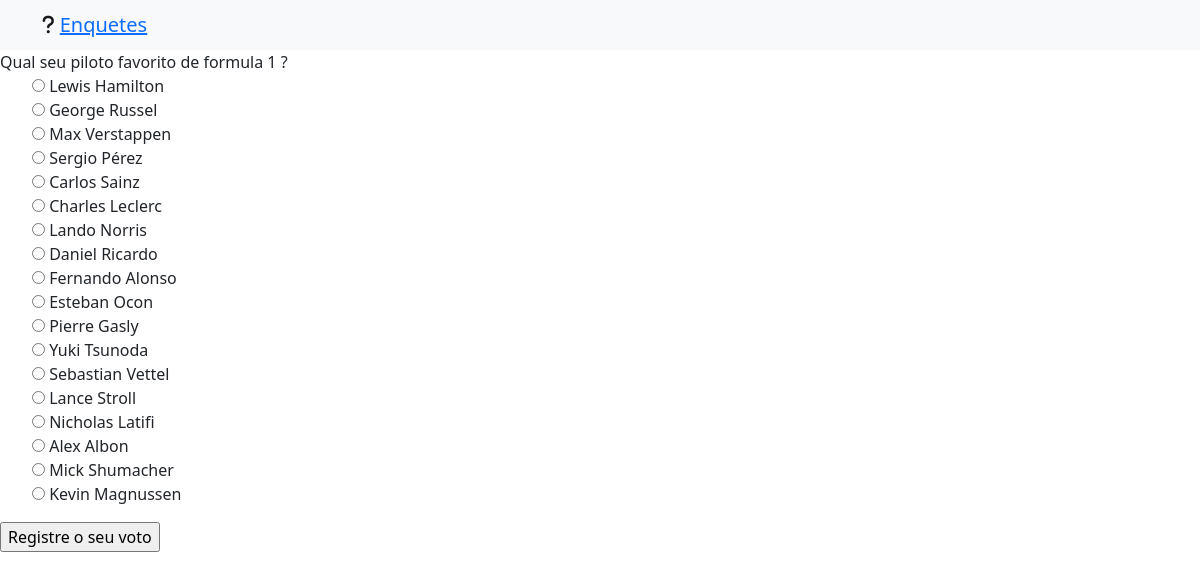
The app's page /enquete/5/ with its own data.
### enquetes/models.py (models this page shows, shortened)
class Question(models.Model):
    question_text = models.CharField(max_length=200)
    pub_date = models.DateTimeField('de publicação')

class Choice(models.Model):
    question = models.ForeignKey(Question, on_delete=models.CASCADE)
    choice_text = models.CharField(max_length=200)
    votes = models.IntegerField('Quantidade de votos', default=0)

### enquetes/views.py (the view)
class QuestionDetail(View):
    def get(self, request, *args, **kwargs):
        question_id = kwargs['question_id']
        question = get_object_or_404(Question, pk=question_id)
        context = {'question': question}
        return render(request, 'enquetes/pages/question_detail.html', context)

### enquetes/templates/enquetes/pages/question_detail.html (shortened to what this page needs)
{% include 'enquetes/partials/head.html' %}
{% include 'enquetes/partials/navbar.html' %}
<body>
   {{ question.question_text }}
  <br />
  <form action="{% url 'enquetes:vote' question.id %}" method="post">
    <ul>
      {% for choice in question.choice_set.all %}
      <input
        type="radio"
        name="choice_id"
        value="{{ choice.id }}"
        id="alt{{ forloop.counter }}"
      />
      <label for="alt{{ forloop.counter }}"> {{ choice.choice_text }} </label
      ><br />
      {% endfor %}
    </ul>
    <input type="submit" value="Registre o seu voto" />
  </form>
</body>

### enquetes/templates/enquetes/partials/head.html (shortened to what this page needs)
<!DOCTYPE html>
<html lang="en">
  <head>
    <link
      href="https://cdn.jsdelivr.net/npm/bootstrap@5.2.0-beta1/dist/css/bootstrap.min.css"
      rel="stylesheet"
    />
    <link
      rel="stylesheet"
      href="https://cdnjs.cloudflare.com/ajax/libs/font-awesome/6.1.1/css/all.min.css"
    />
  </head>

### enquetes/templates/enquetes/partials/navbar.html
<nav class="navbar bg-light">
    <div class="container">
      <span class="navbar-brand mb-0 h1">
        <i class="fa-solid fa-question"></i>
        <a href="/">Enquetes</a>
      </span>
    </div>
  </nav>

### records on screen
Question: question_text "Qual seu piloto favorito de formula 1 ?"
Choice: choice_text "Lewis Hamilton"
Choice: choice_text "George Russel"
Choice: choice_text "Max Verstappen"
Choice: choice_text "Sergio Pérez"
Choice: choice_text "Carlos Sainz"
Choice: choice_text "Charles Leclerc"
Choice: choice_text "Lando Norris"
Choice: choice_text "Daniel Ricardo"
Choice: choice_text "Fernando Alonso"
Choice: choice_text "Esteban Ocon"
Choice: choice_text "Pierre Gasly"
Choice: choice_text "Yuki Tsunoda"
Choice: choice_text "Sebastian Vettel"
Choice: choice_text "Lance Stroll"
Choice: choice_text "Nicholas Latifi"
Choice: choice_text "Alex Albon"
Choice: choice_text "Mick Shumacher"
Choice: choice_text "Kevin Magnussen"
